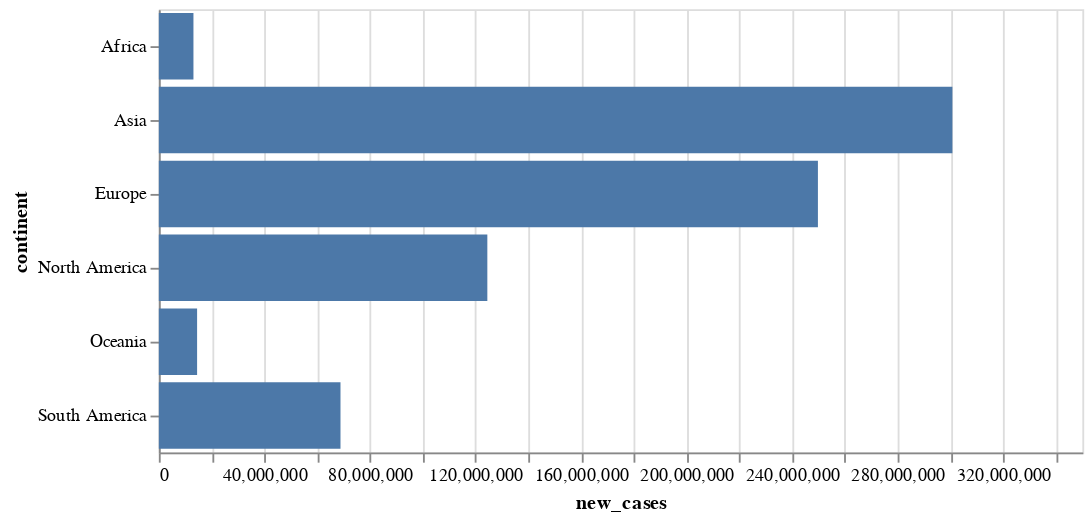

Notebook source saved alongside this figure:
### Code cell
alt.Chart(data).mark_bar().encode(y='continent', x='new_cases').properties(height=alt.Step(40), width=500)

### Figure 1 — Vega-Lite specification as saved in the notebook (floating-point values rounded to 4 significant figures)
{"config": {"view": {"continuousWidth": 300, "continuousHeight": 300}}, "data": {"name": "data-d63dfb91f7922d2f5e05ee3c194e3f3f"}, "mark": {"type": "bar"}, "encoding": {"x": {"field": "new_cases", "type": "quantitative"}, "y": {"field": "continent", "type": "nominal"}}, "height": {"step": 40}, "width": 500, "$schema": "https://vega.github.io/schema/vega-lite/v5.15.1.json", "datasets": {"data-d63dfb91f7922d2f5e05ee3c194e3f3f": [{"continent": "Africa", "total_cases": 10830000000.0, "new_cases": 13120000.0, "new_cases_smoothed": 13120000.0, "total_deaths": 232300000.0, "new_deaths": 259000.0, "new_deaths_smoothed": 259000.0, "total_cases_per_million": 1763000000.0, "new_cases_per_million": 2650000.0, "new_cases_smoothed_per_million": 2650000.0, "total_deaths_per_million": 15390000.0, "new_deaths_per_million": 18080.0, "new_deaths_smoothed_per_million": 18070.0, "reproduction_rate": 41240.0, "icu_patients": 718200.0, "icu_patients_per_million": 12080.0, "hosp_patients": 5107000.0, "hosp_patients_per_million": 85270.0, "weekly_icu_admissions": 0.0, "weekly_icu_admissions_per_million": 0.0, "weekly_hosp_admissions": 521500.0, "weekly_hosp_admissions_per_million": 8707.0, "total_tests": 22210000000.0, "new_tests": 61530000.0, "total_tests_per_thousand": 894800.0, "new_tests_per_thousand": 2946.0, "new_tests_smoothed": 90960000.0, "new_tests_smoothed_per_thousand": 5560.0, "positive_rate": 1393.0, "tests_per_case": 2064000.0, "total_vaccinations": 50390000000.0, "people_vaccinated": 29750000000.0, "people_fully_vaccinated": 22500000000.0, "total_boosters": 2542000000.0, "new_vaccinations": 117400000.0, "new_vaccinations_smoothed": 851400000.0, "total_vaccinations_per_hundred": 189700.0, "people_vaccinated_per_hundred": 110600.0, "people_fully_vaccinated_per_hundred": 85960.0, "total_boosters_per_hundred": 10780.0, "new_vaccinations_smoothed_per_million": 37490000.0, "new_people_vaccinated_smoothed": 548600000.0, "new_people_vaccinated_smoothed_per_hundred": 2248.0, "stringency_index": 2132000.0, "population_density": 7597000.0, "median_age": 1654000.0, "aged_65_older": 274400.0, "aged_70_older": 176000.0, "gdp_per_capita": 399600000.0, "extreme_poverty": 1936000.0, "cardiovasc_death_rate": 21490000.0, "diabetes_prevalence": 421000.0, "female_smokers": 128900.0, "male_smokers": 1367000.0, "handwashing_facilities": 1533000.0, "hospital_beds_per_thousand": 83400.0, "life_expectancy": 5128000.0, "human_development_index": 41160.0, "population": 1975000000000.0, "excess_mortality_cumulative_absolute": 42120000.0, "excess_mortality_cumulative": 8493.0, "excess_mortality": 9327.0, "excess_mortality_cumulative_per_million": 952700.0}, {"continent": "Asia", "total_cases": 165400000000.0, "new_cases": 300700000.0, "new_cases_smoothed": 300700000.0, "total_deaths": 1320000000.0, "new_deaths": 1634000.0, "new_deaths_smoothed": 1634000.0, "total_cases_per_million": 4424000000.0, "new_cases_per_million": 6737000.0, "new_cases_smoothed_per_million": 6737000.0, "total_deaths_per_million": 26450000.0, "new_deaths_per_million": 31970.0, "new_deaths_smoothed_per_million": 31960.0, "reproduction_rate": 43270.0, "icu_patients": 905800.0, "icu_patients_per_million": 29200.0, "hosp_patients": 6789000.0, "hosp_patients_per_million": 222600.0, "weekly_icu_admissions": 76320.0, "weekly_icu_admissions_per_million": 5737.0, "weekly_hosp_admissions": 6649000.0, "weekly_hosp_admissions_per_million": 237900.0, "total_tests": 576000000000.0, "new_tests": 1798000000.0, "total_tests_per_thousand": 16110000.0, "new_tests_per_thousand": 60790.0, "new_tests_smoothed": 11020000000.0, "new_tests_smoothed_per_thousand": 78680.0, "positive_rate": 1940.0, "tests_per_case": 220700000.0, "total_vaccinations": 4068000000000.0, "people_vaccinated": 1216000000000.0, "people_fully_vaccinated": 1036000000000.0, "total_boosters": 274400000000.0, "new_vaccinations": 7550000000.0, "new_vaccinations_smoothed": 9069000000.0, "total_vaccinations_per_hundred": 2235000.0, "people_vaccinated_per_hundred": 931200.0, "people_fully_vaccinated_per_hundred": 816900.0, "total_boosters_per_hundred": 343800.0, "new_vaccinations_smoothed_per_million": 90900000.0, "new_people_vaccinated_smoothed": 3062000000.0, "new_people_vaccinated_smoothed_per_hundred": 3429.0, "stringency_index": 2394000.0, "population_density": 52980000.0, "median_age": 2096000.0, "aged_65_older": 436000.0, "aged_70_older": 280200.0, "gdp_per_capita": 1531000000.0, "extreme_poverty": 223700.0, "cardiovasc_death_rate": 19680000.0, "diabetes_prevalence": 596200.0, "female_smokers": 252900.0, "male_smokers": 2089000.0, "handwashing_facilities": 2603000.0, "hospital_beds_per_thousand": 201600.0, "life_expectancy": 5108000.0, "human_development_index": 48060.0, "population": 6539000000000.0, "excess_mortality_cumulative_absolute": 47470000.0, "excess_mortality_cumulative": 15940.0, "excess_mortality": 20420.0, "excess_mortality_cumulative_per_million": 1573000.0}, {"continent": "Europe", "total_cases": 163800000000.0, "new_cases": 249800000.0, "new_cases_smoothed": 249800000.0, "total_deaths": 1755000000.0, "new_deaths": 2080000.0, "new_deaths_smoothed": 2080000.0, "total_cases_per_million": 13480000000.0, "new_cases_per_million": 20310000.0, "new_cases_smoothed_per_million": 20310000.0, "total_deaths_per_million": 110900000.0, "new_deaths_per_million": 133400.0, "new_deaths_smoothed_per_million": 133400.0, "reproduction_rate": 47090.0, "icu_patients": 10080000.0, "icu_patients_per_million": 427400.0, "hosp_patients": 87570000.0, "hosp_patients_per_million": 4404000.0, "weekly_icu_admissions": 2988000.0, "weekly_icu_admissions_per_million": 78800.0, "weekly_hosp_admissions": 45560000.0, "weekly_hosp_admissions_per_million": 1529000.0, "total_tests": 609300000000.0, "new_tests": 1955000000.0, "total_tests_per_thousand": 47790000.0, "new_tests_per_thousand": 157400.0, "new_tests_smoothed": 2345000000.0, "new_tests_smoothed_per_thousand": 175600.0, "positive_rate": 3191.0, "tests_per_case": 1898000.0, "total_vaccinations": 705700000000.0, "people_vaccinated": 291200000000.0, "people_fully_vaccinated": 259700000000.0, "total_boosters": 154200000000.0, "new_vaccinations": 1266000000.0, "new_vaccinations_smoothed": 1562000000.0, "total_vaccinations_per_hundred": 3389000.0, "people_vaccinated_per_hundred": 1374000.0, "people_fully_vaccinated_per_hundred": 1181000.0, "total_boosters_per_hundred": 660200.0, "new_vaccinations_smoothed_per_million": 103100000.0, "new_people_vaccinated_smoothed": 573700000.0, "new_people_vaccinated_smoothed_per_hundred": 3688.0, "stringency_index": 1888000.0, "population_density": 41660000.0, "median_age": 2331000.0, "aged_65_older": 981800.0, "aged_70_older": 635900.0, "gdp_per_capita": 1941000000.0, "extreme_poverty": 37540.0, "cardiovasc_death_rate": 13070000.0, "diabetes_prevalence": 399700.0, "female_smokers": 1297000.0, "male_smokers": 1972000.0, "handwashing_facilities": 390400.0, "hospital_beds_per_thousand": 307600.0, "life_expectancy": 5304000.0, "human_development_index": 51190.0, "population": 1122000000000.0, "excess_mortality_cumulative_absolute": 220000000.0, "excess_mortality_cumulative": 51210.0, "excess_mortality": 59870.0, "excess_mortality_cumulative_per_million": 12710000.0}, {"continent": "North America", "total_cases": 91190000000.0, "new_cases": 124500000.0, "new_cases_smoothed": 124500000.0, "total_deaths": 1403000000.0, "new_deaths": 1606000.0, "new_deaths_smoothed": 1605000.0, "total_cases_per_million": 6222000000.0, "new_cases_per_million": 9493000.0, "new_cases_smoothed_per_million": 9493000.0, "total_deaths_per_million": 47780000.0, "new_deaths_per_million": 62210.0, "new_deaths_smoothed_per_million": 62190.0, "reproduction_rate": 19170.0, "icu_patients": 10730000.0, "icu_patients_per_million": 42890.0, "hosp_patients": 51700000.0, "hosp_patients_per_million": 248900.0, "weekly_icu_admissions": 0.0, "weekly_icu_admissions_per_million": 0.0, "weekly_hosp_admissions": 46360000.0, "weekly_hosp_admissions_per_million": 137100.0, "total_tests": 381800000000.0, "new_tests": 1017000000.0, "total_tests_per_thousand": 4102000.0, "new_tests_per_thousand": 11820.0, "new_tests_smoothed": 1020000000.0, "new_tests_smoothed_per_thousand": 17260.0, "positive_rate": 1625.0, "tests_per_case": 339600.0, "total_vaccinations": 534000000000.0, "people_vaccinated": 239100000000.0, "people_fully_vaccinated": 202600000000.0, "total_boosters": 46630000000.0, "new_vaccinations": 998300000.0, "new_vaccinations_smoothed": 1148000000.0, "total_vaccinations_per_hundred": 985400.0, "people_vaccinated_per_hundred": 430300.0, "people_fully_vaccinated_per_hundred": 369300.0, "total_boosters_per_hundred": 96860.0, "new_vaccinations_smoothed_per_million": 49560000.0, "new_people_vaccinated_smoothed": 458800000.0, "new_people_vaccinated_smoothed_per_hundred": 2062.0, "stringency_index": 1035000.0, "population_density": 13180000.0, "median_age": 1271000.0, "aged_65_older": 344400.0, "aged_70_older": 233000.0, "gdp_per_capita": 809900000.0, "extreme_poverty": 87120.0, "cardiovasc_death_rate": 7097000.0, "diabetes_prevalence": 467200.0, "female_smokers": 124800.0, "male_smokers": 370800.0, "handwashing_facilities": 1396000.0, "hospital_beds_per_thousand": 73800.0, "life_expectancy": 4278000.0, "human_development_index": 24080.0, "population": 831700000000.0, "excess_mortality_cumulative_absolute": 250400000.0, "excess_mortality_cumulative": 17840.0, "excess_mortality": 22240.0, "excess_mortality_cumulative_per_million": 2744000.0}, {"continent": "Oceania", "total_cases": 7324000000.0, "new_cases": 14500000.0, "new_cases_smoothed": 14500000.0, "total_deaths": 14620000.0, "new_deaths": 30000.0, "new_deaths_smoothed": 30000.0, "total_cases_per_million": 2738000000.0, "new_cases_per_million": 5594000.0, "new_cases_smoothed_per_million": 5594000.0, "total_deaths_per_million": 8477000.0, "new_deaths_per_million": 12920.0, "new_deaths_smoothed_per_million": 12920.0, "reproduction_rate": 4425.0, "icu_patients": 95080.0, "icu_patients_per_million": 3632.0, "hosp_patients": 1769000.0, "hosp_patients_per_million": 67560.0, "weekly_icu_admissions": 0.0, "weekly_icu_admissions_per_million": 0.0, "weekly_hosp_admissions": 0.0, "weekly_hosp_admissions_per_million": 0.0, "total_tests": 24120000000.0, "new_tests": 78410000.0, "total_tests_per_thousand": 2274000.0, "new_tests_per_thousand": 7263.0, "new_tests_smoothed": 81370000.0, "new_tests_smoothed_per_thousand": 8745.0, "positive_rate": 188.3, "tests_per_case": 1607000.0, "total_vaccinations": 25270000000.0, "people_vaccinated": 7714000000.0, "people_fully_vaccinated": 7969000000.0, "total_boosters": 4926000000.0, "new_vaccinations": 74540000.0, "new_vaccinations_smoothed": 82640000.0, "total_vaccinations_per_hundred": 252400.0, "people_vaccinated_per_hundred": 98100.0, "people_fully_vaccinated_per_hundred": 89830.0, "total_boosters_per_hundred": 45290.0, "new_vaccinations_smoothed_per_million": 32290000.0, "new_people_vaccinated_smoothed": 28950000.0, "new_people_vaccinated_smoothed_per_hundred": 1226.0, "stringency_index": 348200.0, "population_density": 3934000.0, "median_age": 497100.0, "aged_65_older": 133200.0, "aged_70_older": 81310.0, "gdp_per_capita": 205900000.0, "extreme_poverty": 82410.0, "cardiovasc_death_rate": 6966000.0, "diabetes_prevalence": 416300.0, "female_smokers": 248500.0, "male_smokers": 488600.0, "handwashing_facilities": 198900.0, "hospital_beds_per_thousand": 37600.0, "life_expectancy": 2346000.0, "human_development_index": 11870.0, "population": 62380000000.0, "excess_mortality_cumulative_absolute": 981300.0, "excess_mortality_cumulative": -165.1, "excess_mortality": 1987.0, "excess_mortality_cumulative_per_million": 30690.0}, {"continent": "South America", "total_cases": 53700000000.0, "new_cases": 68840000.0, "new_cases_smoothed": 68810000.0, "total_deaths": 1257000000.0, "new_deaths": 1360000.0, "new_deaths_smoothed": 1360000.0, "total_cases_per_million": 1810000000.0, "new_cases_per_million": 2565000.0, "new_cases_smoothed_per_million": 2564000.0, "total_deaths_per_million": 29720000.0, "new_deaths_per_million": 33190.0, "new_deaths_smoothed_per_million": 33190.0, "reproduction_rate": 12130.0, "icu_patients": 2935000.0, "icu_patients_per_million": 95910.0, "hosp_patients": 368800.0, "hosp_patients_per_million": 30170.0, "weekly_icu_admissions": 400000.0, "weekly_icu_admissions_per_million": 20410.0, "weekly_hosp_admissions": 1611000.0, "weekly_hosp_admissions_per_million": 82180.0, "total_tests": 61970000000.0, "new_tests": 163500000.0, "total_tests_per_thousand": 2205000.0, "new_tests_per_thousand": 6513.0, "new_tests_smoothed": 226500000.0, "new_tests_smoothed_per_thousand": 8010.0, "positive_rate": 1079.0, "tests_per_case": 131500.0, "total_vaccinations": 409700000000.0, "people_vaccinated": 177400000000.0, "people_fully_vaccinated": 147500000000.0, "total_boosters": 83280000000.0, "new_vaccinations": 845300000.0, "new_vaccinations_smoothed": 959400000.0, "total_vaccinations_per_hundred": 896900.0, "people_vaccinated_per_hundred": 375700.0, "people_fully_vaccinated_per_hundred": 319900.0, "total_boosters_per_hundred": 201100.0, "new_vaccinations_smoothed_per_million": 24560000.0, "new_people_vaccinated_smoothed": 375000000.0, "new_people_vaccinated_smoothed_per_hundred": 1003.0, "stringency_index": 646100.0, "population_density": 405400.0, "median_age": 537300.0, "aged_65_older": 137600.0, "aged_70_older": 90230.0, "gdp_per_capita": 230100000.0, "extreme_poverty": 35730.0, "cardiovasc_death_rate": 3114000.0, "diabetes_prevalence": 129800.0, "female_smokers": 136300.0, "male_smokers": 273300.0, "handwashing_facilities": 548400.0, "hospital_beds_per_thousand": 34390.0, "life_expectancy": 1472000.0, "human_development_index": 12690.0, "population": 605100000000.0, "excess_mortality_cumulative_absolute": 81730000.0, "excess_mortality_cumulative": 25210.0, "excess_mortality": 24300.0, "excess_mortality_cumulative_per_million": 2292000.0}]}}
